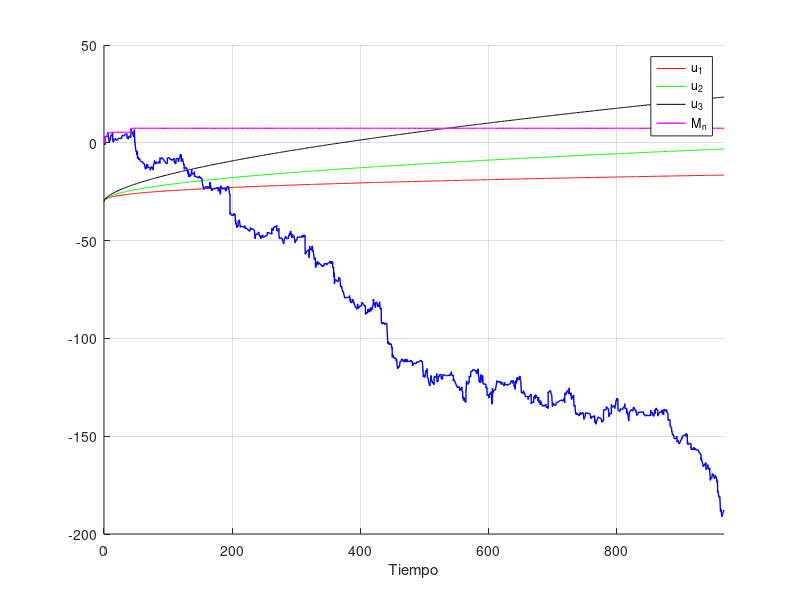

Reproduce this figure in MATLAB.
u = 20;  % Capital inicial
c = 1.5;  % Tasa de primas recibidas
lambda1 = 1; 
lambda2 = 1;  % Tasa que transcurre entre reclamaciones sucesivas (Exponencial)
N = 1000;  % Numero de reclamos 
point_size = 0.3;  % Tamaño de los puntos en la gráfica
q = 2;
b = 0.75;
alpha = 0.4;
a = 0.6;
Beta = 1;

% Simulación del proceso de reclamaciones (Exponencial)
Y = exprnd(1./lambda1, [1, N]);
X = exprnd(1./lambda2, [1, N]);


T = zeros(1, N);
T(1) = 0;
for i = 2:N
    T(i) = sum(Y(1:i-1));  % Sumar desde el primer elemento hasta el i-1
end

M1 = zeros(1, N);
M1(1) = 0;
for i = 2:N
    M1(i) = sum(X(1:i-1));  % Sumar desde el primer elemento hasta el i-1
end

M2 = zeros(1, N);
M2(1) = 0;
for i = 2:N
    M2(i) = sum(X(1:i));  % Sumar desde el primer elemento hasta el i
end

R = c * T;  % Capital generado por las primas
u1 = M1 - R;
u2 = M2 - R;

vector1 = u1;
vector2 = u2;

% Inicializar variables para almacenar el capital y su máximo
capital = [];
capital_max = [];

% Iterar sobre los índices de los vectores
for i = 1:length(vector1)
    % Agregar valores de ambos vectores
    capital = [capital, vector1(i), vector2(i)];
    % Almacenar el máximo acumulado
    capital_max(i) = max(capital(1:i));
end

% Definir u_1, u_2, u_3 como funciones de T
u_1 = -((c.*lambda1)./(c-lambda1.*lambda2)).*log(Beta.*b.^(T.^(alpha)) )-30;
u_2 = -((c.*lambda1) ./ (c - lambda2.*lambda1)) .* log(Beta.*b.^(T.^(alpha+0.1)) )-30;
u_3 = -((c.*lambda1) ./ (c - lambda2.*lambda1)) .* log(Beta.*b.^(T.^(alpha+0.2)))-30;
A = max(T);

% Graficar el capital en el tiempo, los máximos y u_1
figure;
hold on; % Para superponer las gráficas


% Graficar u_1, u_2 y u_3
h1=plot(T, u_1, '-r', 'DisplayName', 'u_1');
h2=plot(T, u_2, '-g', 'DisplayName', 'u_2');
h3=plot(T, u_3, '-k', 'DisplayName', 'u_3');

% Graficar el capital
plot(T, capital(1:length(T)), '-b', 'LineWidth', 1);  % Tomar cada dos valores para el capital
legend off;
h4=plot(T, capital_max, '-m', 'LineWidth', 1, 'DisplayName', 'M_n' );


legend([h1 h2 h3 h4],{'u_1','u_2','u_3','M_n' })
xlim([0 A]);
xlabel('Tiempo');
ylabel('');
title('');
grid on;
hold off;

% Contar cuántas veces el capital es menor que el capital inicial u
condicion_capital1 = u_1 - u1 < 0;
condicion_capital2 = u_1 - u2 < 0;
condicion_capital3 = u_2 - u1 < 0;
condicion_capital4 = u_2 - u2 < 0;
condicion_capital5 = u_3 - u1 < 0;
condicion_capital6 = u_3 - u2 < 0;

% Sumar cuántas veces el capital está por debajo de los umbrales
num_veces_debajo_u1 = sum(condicion_capital1) + sum(condicion_capital2);
num_veces_debajo_u2 = sum(condicion_capital3) + sum(condicion_capital4);
num_veces_debajo_u3 = sum(condicion_capital5) + sum(condicion_capital6);

disp(num_veces_debajo_u1);
disp(num_veces_debajo_u2);
disp(num_veces_debajo_u3);

% Encontrar las posiciones donde el valor es menor que cero
v1 = find(u_1 - u1 < 0);
v2 = find(u_1 - u2 < 0);
v3 = find(u_2 - u1 < 0);
v4 = find(u_2 - u2 < 0);
v5 = find(u_3 - u1 < 0);
v6 = find(u_3 - u2 < 0);

% Obtener la última posición donde ocurre
if ~isempty(v1)
    ultima_posicion = max([v1(end), v2(end)]);
    fprintf('La última posición con valor menor que cero (u_1): %d\n', ultima_posicion);
else
    fprintf('No hay elementos menores que cero en u_1.\n');
end

if ~isempty(v3)
    ultima_posicion = max([v3(end), v4(end)]);
    fprintf('La última posición con valor menor que cero (u_2): %d\n', ultima_posicion);
else
    fprintf('No hay elementos menores que cero en u_2.\n');
end

if ~isempty(v5)
    ultima_posicion = max([v5(end), v6(end)]);
    fprintf('La última posición con valor menor que cero (u_3): %d\n', ultima_posicion);
else
    fprintf('No hay elementos menores que cero en u_3.\n');
end
